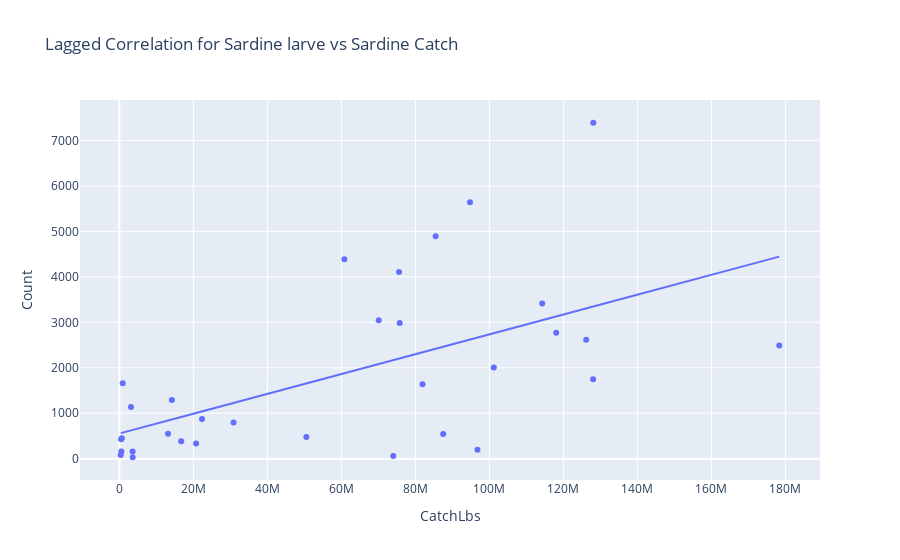

This figure's notebook cell:
### Markdown cell above
## Lagged Correlation and Analysis

Now what if we want to see if there is any connection between fish larvae and them growing up to be caught in the future? We can visualize this through a lagged correlation. According to [NOAA] (https://www.fisheries.noaa.gov/species/pacific-sardine#:~:text=They%20reproduce%20at%20age%201,hatch%20in%20about%203%20days.), it takes about 1-2 years, depending on the factors, for the pacific sardine to mature and become able to reproduce. Thus, we can set back the catch lbs data by 1 year to account for the time it takes for the sardine larvae to reach adulthood. We chose 1 year as our parameter due to this [article] (http://calcofi.org/~calcofi/publications/calcofireports/v37/Vol_37_Butler_etal.pdf) which explains how after the first population collapse of the 1940s, most pacific sardine generally were able to reproduce at age 1, which some individuals being able to do so even earlier. Then we can plot and visualize our results as follows:

### Code cell
X = sardine_data2['CatchLbs'].values.reshape(-1,1)
Y = sardine_data2['Count'].values.reshape(-1,1)
linear_regressor = LinearRegression()
linear_regressor.fit(X, Y)
Y_pred = linear_regressor.predict(X)
Y = np.array(Y).reshape(-1,)
X = np.array(X).reshape(-1,)

fig = px.scatter(sardine_data2, x='CatchLbs', y='Count', trendline="ols", title = 'Lagged Correlation for Sardine larve vs Sardine Catch')
fig.show()
print("Pearson Corerelation:", stats.pearsonr(X, Y))

### Figure 1 — Plotly figure (JSON) as saved in the notebook; plotly's stock layout.template omitted (floating-point values rounded to 4 significant figures)
{"data": [{"hovertemplate": "CatchLbs=%{x}<br>Count=%{y}<extra></extra>", "legendgroup": "", "marker": {"color": "#636efa", "symbol": "circle"}, "mode": "markers", "name": "", "orientation": "v", "showlegend": false, "type": "scatter", "x": [461755, 899724, 3134151, 14182046, 20735063, 30849762, 22326632, 87510828, 70086201, 94759414, 85479461, 128080138, 118056834, 114267247, 128035475, 75762548, 96768856, 75585847, 101189339, 178334197, 126156964, 81927250, 74010908, 60800471, 50531814, 13154107, 16705045, 3575961, 367551, 666988, 542672, 3595952], "xaxis": "x", "y": [426, 1662, 1135, 1293, 332, 796, 871, 542, 3045, 5644, 4894, 7391, 2770, 3414, 1748, 2983, 199, 4108, 2006, 2488, 2619, 1637, 62, 4389, 480, 549, 385, 158, 79, 449, 157, 32], "yaxis": "y"}, {"hovertemplate": "<b>OLS trendline</b><br>Count = 2.18152e-05 * CatchLbs + 555.069<br>R<sup>2</sup>=0.345272<br><br>CatchLbs=%{x}<br>Count=%{y} <b>(trend)</b><extra></extra>", "legendgroup": "", "marker": {"color": "#636efa", "symbol": "circle"}, "mode": "lines", "name": "", "showlegend": false, "type": "scatter", "x": [367551, 461755, 542672, 666988, 899724, 3134151, 3575961, 3595952, 13154107, 14182046, 16705045, 20735063, 22326632, 30849762, 50531814, 60800471, 70086201, 74010908, 75585847, 75762548, 81927250, 85479461, 87510828, 94759414, 96768856, 101189339, 114267247, 118056834, 126156964, 128035475, 128080138, 178334197], "xaxis": "x", "y": [563.1, 565.1, 566.9, 569.6, 574.7, 623.4, 633.1, 633.5, 842.0, 864.5, 919.5, 1007.0, 1042.0, 1228.0, 1657.0, 1881.0, 2084.0, 2170.0, 2204.0, 2208.0, 2342.0, 2420.0, 2464.0, 2622.0, 2666.0, 2763.0, 3048.0, 3131.0, 3307.0, 3348.0, 3349.0, 4445.0], "yaxis": "y"}], "layout": {"legend": {"tracegroupgap": 0}, "title": {"text": "Lagged Correlation for Sardine larve vs Sardine Catch"}, "xaxis": {"anchor": "y", "domain": [0, 1], "title": {"text": "CatchLbs"}}, "yaxis": {"anchor": "x", "domain": [0, 1], "title": {"text": "Count"}}}}
